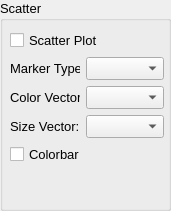
   <widget class="QGroupBox" name="groupBox_7">
    <property name="geometry">
     <rect>
      <x>950</x>
      <y>90</y>
      <width>171</width>
      <height>211</height>
     </rect>
    </property>
    <property name="font">
     <font>
      <pointsize>10</pointsize>
     </font>
    </property>
    <property name="title">
     <string>Scatter</string>
    </property>
    <widget class="QWidget" name="formLayoutWidget_6">
     <property name="geometry">
      <rect>
       <x>10</x>
       <y>30</y>
       <width>154</width>
       <height>171</height>
      </rect>
     </property>
     <layout class="QFormLayout" name="formLayout_6">
      <item row="1" column="0">
       <widget class="QLabel" name="label_20">
        <property name="text">
         <string>Marker Type:</string>
        </property>
       </widget>
      </item>
      <item row="2" column="0">
       <widget class="QLabel" name="label_21">
        <property name="text">
         <string>Color Vector:</string>
        </property>
       </widget>
      </item>
      <item row="3" column="0">
       <widget class="QLabel" name="label_22">
        <property name="text">
         <string>Size Vector:</string>
        </property>
       </widget>
      </item>
      <item row="1" column="1">
       <widget class="QComboBox" name="cbSMT"/>
      </item>
      <item row="2" column="1">
       <widget class="QComboBox" name="cbSCV"/>
      </item>
      <item row="3" column="1">
       <widget class="QComboBox" name="cbSSV"/>
      </item>
      <item row="0" column="0" colspan="2">
       <widget class="QCheckBox" name="chbS">
        <property name="text">
         <string>Scatter Plot</string>
        </property>
       </widget>
      </item>
      <item row="4" column="0" colspan="2">
       <widget class="QCheckBox" name="chbSCB">
        <property name="text">
         <string>Colorbar</string>
        </property>
       </widget>
      </item>
     </layout>
    </widget>
   </widget>
